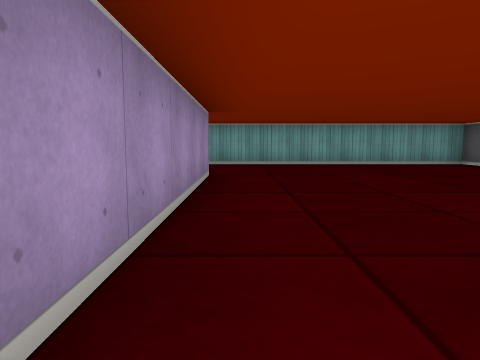
view 1 (above)

19 first-person views from a walk through a cub3D maze. The camera is about half as high as the walls, tilts 6° down and sees 70° across. The floor is counted in squares. Each view is taken from the middle of a square. On the plan, view 1 faces up. The plan holds only what a view shows up to about 9 squares ahead; the rest is blank.

view 2
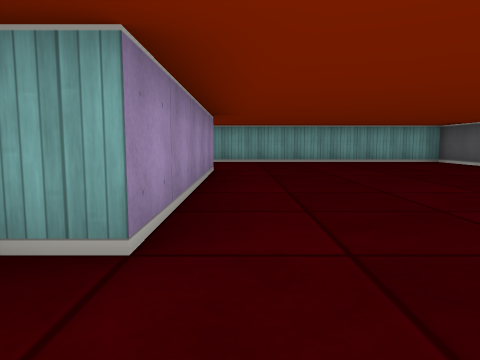

view 3
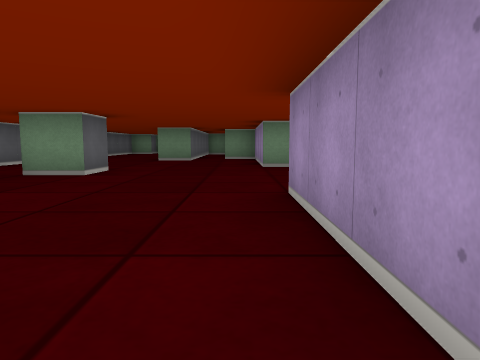

view 4
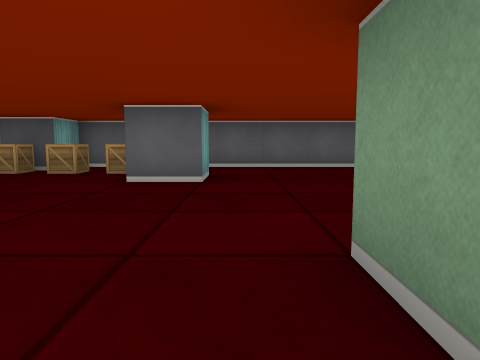

view 5
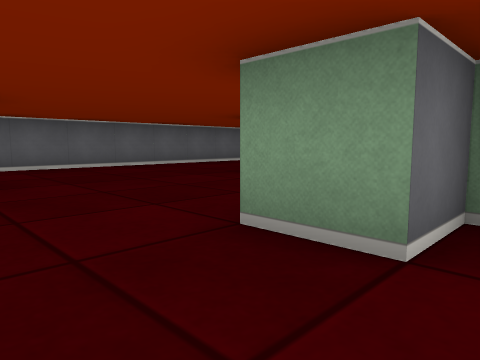

view 6
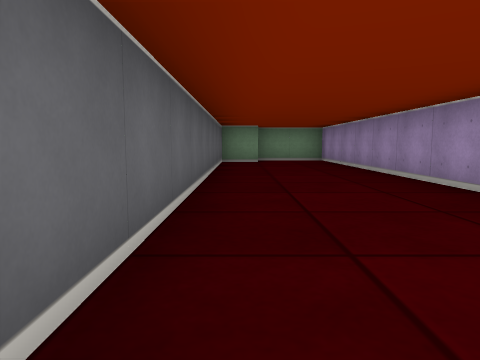

view 7
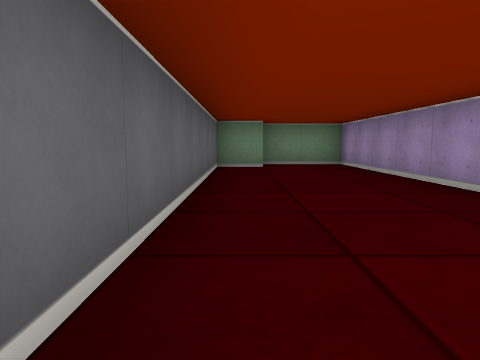

view 8
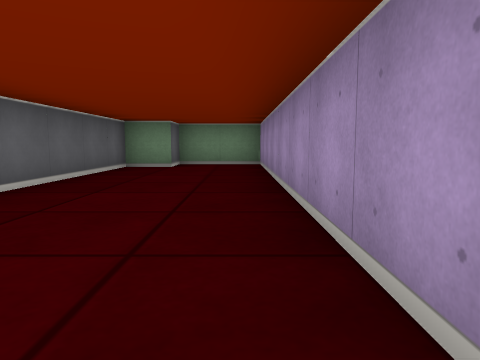

view 9
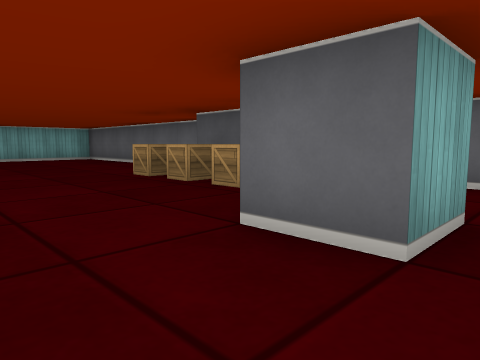

view 10
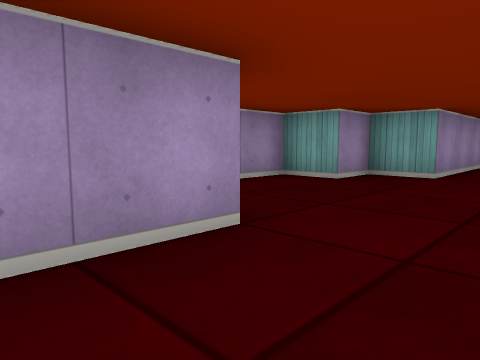

view 11
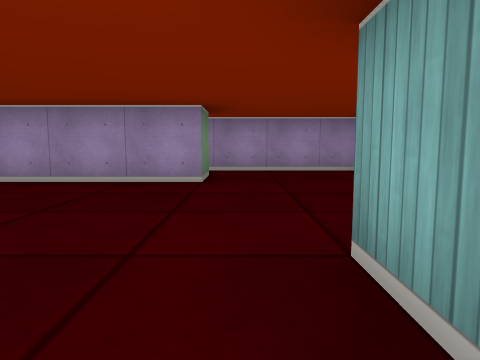

view 12
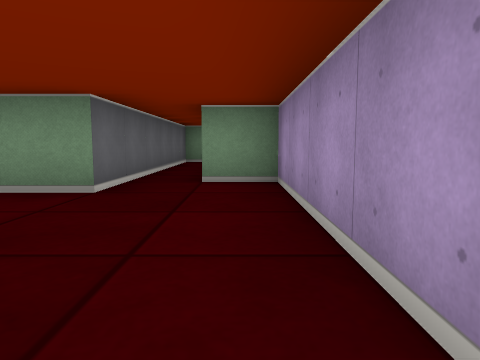

view 13
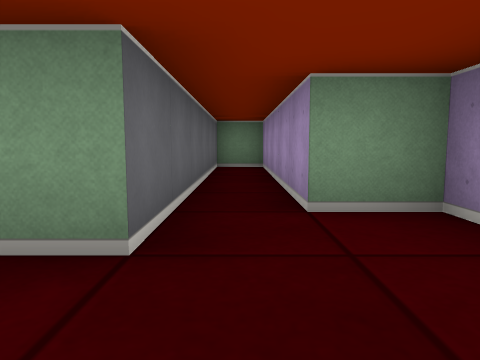

view 14
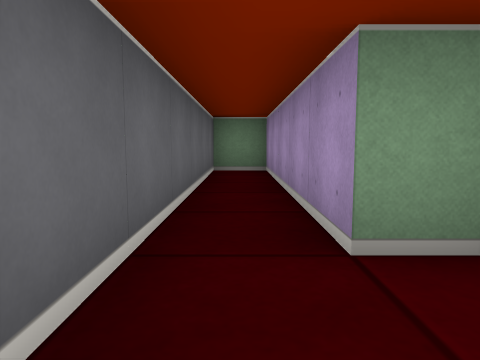

view 15
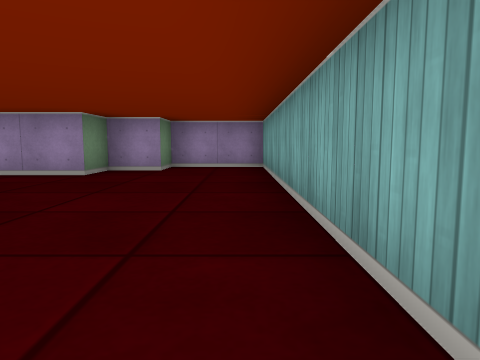

view 16
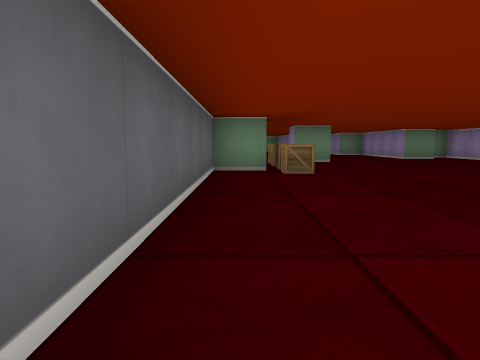

view 17
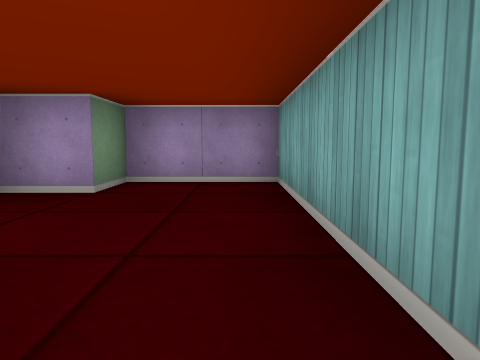

view 18
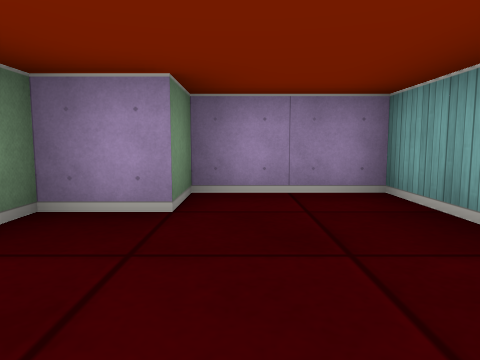

view 19
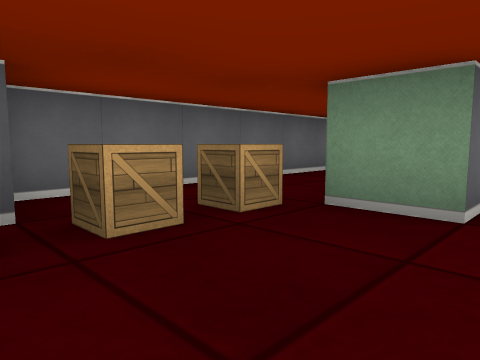

### Floor plan
Points are (right, up) in squares from view 1. A wall is a line through its corners. A room is listed if a view was taken in it or the views show most of it. See-through windows are left out.
Room 1 (views 1, 2, 3, 4, 5, 6, 7, 8, 9, 10, 11, 12, 13, 14, 15, 16, 17, 18, 19)
walls: (3.6, -2.5) (2.5, -2.5) (2.5, -1.5) (3.5, -1.5); (-1.5, -4.6) (-1.5, -3.5) (-0.5, -3.5) (-0.5, -7.5) (0.5, -7.5) (0.5, -12.5) (1.5, -12.5) (1.5, -6.5) (2.5, -6.5) (2.5, -14.5) (4.5, -14.5) (4.5, -13.5) (5.5, -13.5) (5.5, 0.5) (4.5, 0.5) (4.5, 1.5) (5.5, 1.5) (5.5, 8.5) (-2.5, 8.5) (-2.5, 6.5) (-1.5, 6.5) (-1.5, 5.5) (-0.5, 5.5) (-0.5, 0.5) (-1.5, 0.5) (-1.5, -0.5) (-2.5, -0.5) (-2.5, -3.6)
objects: crate (4, -1); crate (4, 0); crate (4, 1); crate (4, 2)

Where each view was taken, in squares from view 1:
view 1: 0 up, 0 right, facing up
view 2: 1 down, 0 right, facing up
view 3: 4 up, 0 right, facing down
view 4: 3 down, 2 left, facing right
view 5: 2 down, 2 left, facing down-right
view 6: 4 down, 5 right, facing down
view 7: 6 down, 5 right, facing down
view 8: 6 down, 3 right, facing down
view 9: 3 down, 1 right, facing up-right
view 10: 5 down, 1 right, facing up-left
view 11: 3 down, 4 right, facing left
view 12: 3 down, 0 right, facing down
view 13: 5 down, 1 right, facing down
view 14: 6 down, 1 right, facing down
view 15: 8 up, 5 right, facing left
view 16: 8 up, 5 right, facing down
view 17: 8 up, 2 right, facing left
view 18: 7 up, 1 right, facing left
view 19: 1 up, 2 right, facing down-right
